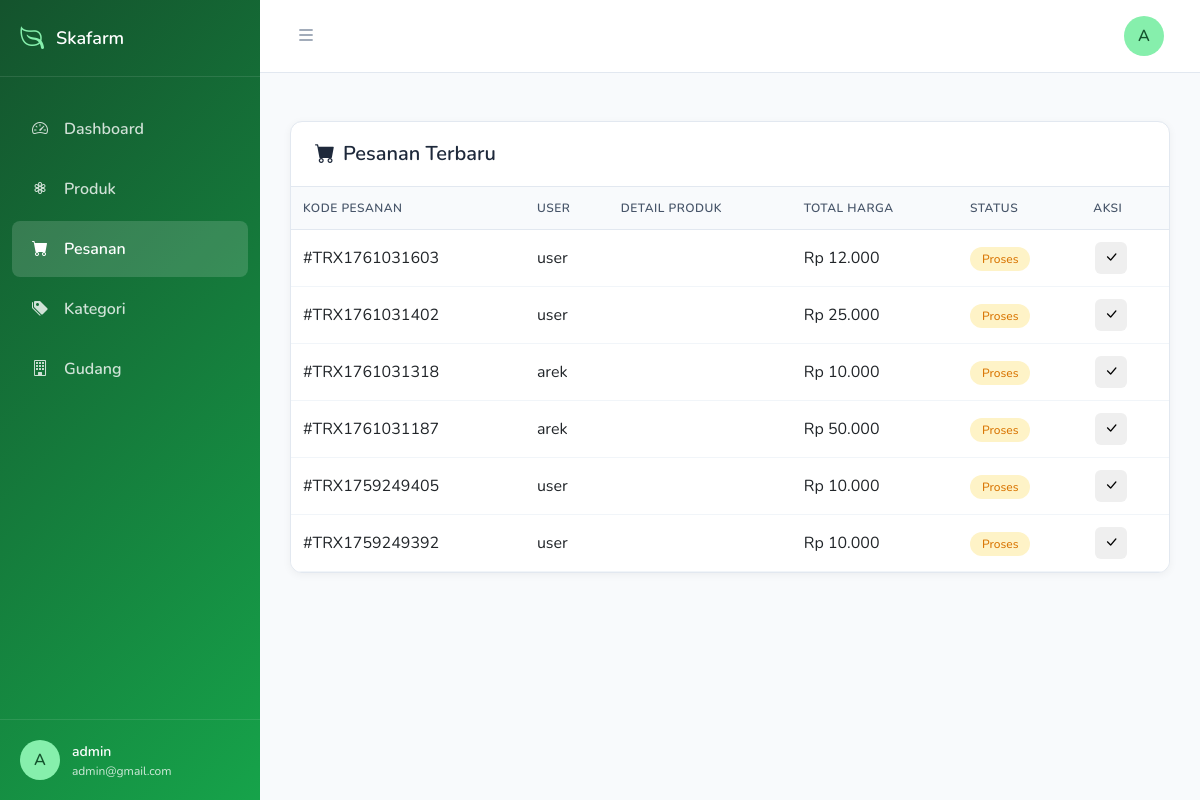
The app's page /index.php?controller=dashboard&action=pesanan (signed in), older data.
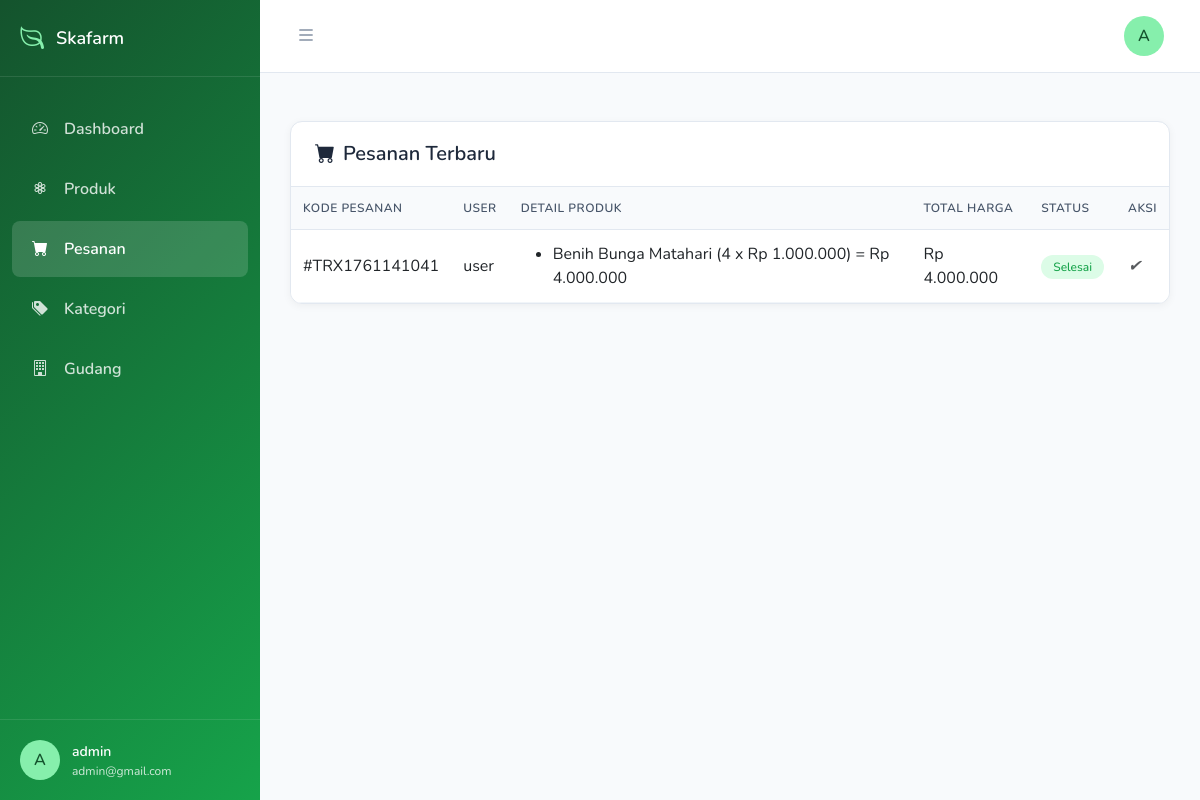
The same page, newer data.
### tables this page shows
CREATE TABLE `master_transaksi` (
  `id_transaksi` int NOT NULL,
  `kode_transaksi` varchar(500) NOT NULL,
  `kode_user` int NOT NULL,
  `tanggal_transaksi` date NOT NULL,
  `total_harga` int NOT NULL,
  `status` enum('pending','selesai') NOT NULL DEFAULT 'pending',
  `metode_pembayaran` enum('tunai','ovo','gopay','qris') NOT NULL,
  `alamat` text NOT NULL
);

CREATE TABLE `master_user` (
  `kode_user` int NOT NULL,
  `role` enum('admin','pengunjung') NOT NULL DEFAULT 'pengunjung',
  `username` varchar(255) NOT NULL,
  `email` varchar(255) NOT NULL,
  `password` varchar(255) NOT NULL
);

CREATE TABLE `detail_transaksi` (
  `id_detail` int NOT NULL,
  `id_transaksi` int NOT NULL,
  `kode_produk` varchar(255) NOT NULL,
  `qty` int NOT NULL,
  `harga_satuan` int NOT NULL,
  `harga_total` int NOT NULL
);

CREATE TABLE `produk` (
  `kode_produk` varchar(255) NOT NULL,
  `nama_barang` varchar(255) NOT NULL,
  `satuan` varchar(255) NOT NULL,
  `harga` bigint NOT NULL,
  `img` text NOT NULL,
  `stok` int NOT NULL,
  `kode_gudang` varchar(255) NOT NULL,
  `kategori_id` int NOT NULL,
  `deskripsi` varchar(255) NOT NULL
);

### controllers/TransaksiController.php (called while the page is built, shortened)
<?php
require_once(__DIR__ . '/../models/Transaksi.php');
class TransaksiController
{
    private $transaksiModel;
    public function __construct($conn)
    {
        $this->transaksiModel = new Transaksi($conn);
    }
    public function index()
    {
        $data = $this->transaksiModel->getAll();
        require_once(__DIR__ . '/../views/dashboard/pesanan.php');
    }
}

### models/Transaksi.php (called while the page is built, shortened)
<?php
class Transaksi
{
    private $conn;
    private $table = "master_transaksi";
    public function __construct($db)
    {
        $this->conn = $db;
    }
    public function getAll()
    {
        $sql = "SELECT t.*, u.username
                FROM {$this->table} t
                JOIN master_user u ON t.kode_user = u.kode_user
                ORDER BY t.id_transaksi DESC";
        $stmt = $this->conn->prepare($sql);
        $stmt->execute();
        return $stmt;
    }
    public function getDetail($id_transaksi)
    {
        $sql = "SELECT d.*, b.nama_barang
                FROM detail_transaksi d
                JOIN produk b ON d.kode_produk = b.kode_produk
                WHERE d.id_transaksi = :id_transaksi";
        $stmt = $this->conn->prepare($sql);
        $stmt->bindParam(':id_transaksi', $id_transaksi);
        $stmt->execute();
        return $stmt;
    }
}

### views/dashboard/pesanan.php (the view, shortened to what this page needs)
<?php require_once(__DIR__ . "/../components/dashboard/head.php"); ?>
<?php require_once(__DIR__ . "/../components/dashboard/sidebar.php"); ?>
<div class="main-content" id="mainContent">
  <?php require_once(__DIR__ . "/../components/dashboard/header.php"); ?>
  <div class="table-section pt-5">
    <div class="table-card">
      <div class="table-header">
        <h5><i class="bi bi-cart-fill me-2"></i>Pesanan Terbaru</h5>
      </div>
      <div class="table-responsive">
        <table class="table table-hover">
          <thead>
            <tr>
              <th>Kode Pesanan</th>
              <th>User</th>
              <th>Detail Produk</th>
              <th>Total Harga</th>
              <th>Status</th>
              <th>Aksi</th>
            </tr>
          </thead>
          <tbody>
            <?php if ($data && $data->rowCount() > 0): ?>
              <?php while ($row = $data->fetch(PDO::FETCH_ASSOC)): ?>
                <tr>
                  <td>#<?= $row['kode_transaksi'] ?></td>
                  <td><?= $row['username'] ?></td>
                  <td>
                    <ul class="mb-0">
                      <?php
                      $detail = $this->transaksiModel->getDetail($row['id_transaksi']);
                      while ($d = $detail->fetch(PDO::FETCH_ASSOC)):
                      ?>
                        <li>
                          <?= $d['nama_barang'] ?>
                          (<?= $d['qty'] ?> x Rp <?= number_format($d['harga_satuan'], 0, ',', '.') ?>)
                          = Rp <?= number_format($d['harga_total'], 0, ',', '.') ?>
                        </li>
                      <?php endwhile; ?>
                    </ul>
                  </td>
                  <td>Rp <?= number_format($row['total_harga'], 0, ',', '.') ?></td>
                  <td>
                    <?php if ($row['status'] === 'pending'): ?>
                      <span class="order-status status-process">Proses</span>
                    <?php elseif ($row['status'] === 'selesai'): ?>
                      <span class="order-status status-completed">Selesai</span>
                    <?php else: ?>
                      <span class="order-status status-shipped"><?= ucfirst($row['status']) ?></span>
                    <?php endif; ?>
                  </td>
                  <td>
                    <?php if ($row['status'] !== 'selesai'): ?>
                      <button class="action-btn btn-success btn-confirm"
                        data-id="<?= $row['id_transaksi'] ?>">
                        <i class="bi bi-check-lg"></i>
                      </button>
                    <?php else: ?>
                      <i class="text-muted">✔</i>
                    <?php endif; ?>
                  </td>
                </tr>
              <?php endwhile; ?>
            <?php else: ?>
              <tr>
                <td colspan="6" class="text-center">Belum ada pesanan</td>
              </tr>
            <?php endif; ?>
          </tbody>
        </table>
      </div>
    </div>
  </div>
</div>
<?php require_once(__DIR__ . "/../components/dashboard/footer.php"); ?>

### index.php (shortened to what this page needs)
<?php
require_once(__DIR__ . "/config/database.php");
$controller = $_GET['controller'] ?? 'landing';
$action     = $_GET['action'] ?? 'beranda';
switch ($controller) {
    case 'dashboard':
        require_once(__DIR__ . "/controllers/DashboardController.php");
        switch ($action) {
            case 'pesanan':
                require_once(__DIR__ . "/controllers/TransaksiController.php");
                $transaksiController = new TransaksiController($conn);
                $transaksiController->index();
                break;
        }
        break;
}

### views/components/dashboard/head.php (shortened to what this page needs)
<?php
function getInitials($name)
{
    $words = explode(" ", trim($name));
    $initials = "";
    foreach ($words as $w) {
        if ($w !== "") {
            $initials .= strtoupper($w[0]);
        }
    }
    return $initials ?: "U";
}
?>
<!DOCTYPE html>
<html lang="id">
<head>
    <link
        href="https://cdn.jsdelivr.net/npm/bootstrap@5.3.0/dist/css/bootstrap.min.css"
        rel="stylesheet" />
    <link href="https://cdn.jsdelivr.net/npm/bootstrap-icons/font/bootstrap-icons.css" rel="stylesheet">
    <link rel="stylesheet" href="assets/css/style.css">
</head>
<body>

### views/components/dashboard/sidebar.php (shortened to what this page needs)
<?php
function isActive($controller, $action = 'beranda')
{
    return ($_GET['controller'] === $controller && $_GET['action'] === $action)
        ? 'active'
        : '';
}
?>
<div class="sidebar" id="sidebar">
    <div class="sidebar-header">
        <i class="bi bi-leaf logo-icon"></i>
        <span class="logo-text">Skafarm</span>
    </div>
    <nav class="sidebar-menu">
        <a href="index.php?controller=dashboard&action=beranda"
            class="menu-item <?= isActive('dashboard', 'beranda') ?>">
            <i class="bi bi-speedometer2"></i>
            <span>Dashboard </span>
        </a>
        <a href="index.php?controller=produk&action=index"
            class="menu-item <?= isActive('produk', 'index') ?>">
            <i class="bi bi-flower3"></i>
            <span>Produk</span>
        </a>
        <a href="index.php?controller=dashboard&action=pesanan"
            class="menu-item <?= isActive('dashboard', 'pesanan') ?>">
            <i class="bi bi-cart-fill"></i>
            <span>Pesanan</span>
        </a>
        <a href="index.php?controller=kategori&action=index"
            class="menu-item <?= isActive('kategori', 'index') ?>">
            <i class="bi bi-tags-fill"></i>
            <span>Kategori</span>
        </a>
        <a href="index.php?controller=gudang&action=index"
            class="menu-item <?= isActive('gudang', 'index') ?>">
            <i class="bi bi-building"></i>
            <span>Gudang</span>
        </a>
    </nav>
    <div class="sidebar-footer">
        <div class="user-profile">
            <div class="user-avatar"><?= getInitials($_SESSION['username'] ?? "User") ?></div>
            <div class="user-info">
                <div style="font-weight: 600; font-size: 14px"><?= $_SESSION['username']?></div>
                <div style="font-size: 12px; opacity: 0.8"><?= $_SESSION['email']?></div>
            </div>
        </div>
    </div>
</div>

### views/components/dashboard/header.php (shortened to what this page needs)
<div class="topbar">
    <button class="hamburger-btn" id="toggleSidebar">
        <i class="bi bi-list"></i>
    </button>
    <div class="topbar-actions">
        <div class="profile-dropdown">
            <button class="profile-btn" onclick="toggleProfileDropdown()">
                <div class="user-avatar">
                    <?= getInitials($_SESSION['username'] ?? "User") ?>
                </div>
            </button>
        </div>
    </div>
</div>

### views/components/dashboard/footer.php (shortened to what this page needs)
</body>
</html>

### assets/css/style.css (style rules this page uses)
body { box-sizing: border-box; font-family: "Nunito", sans-serif; background-color: #f8fafc; margin: 0; overflow-x: hidden; }
.sidebar { position: fixed; top: 0; left: 0; height: 100vh; width: 260px; background: linear-gradient(135deg, #14532d 0%, #16a34a 100%); color: white; transition: all 0.3s ease; z-index: 1000; overflow-y: auto; }
.sidebar-header { padding: 20px; border-bottom: 1px solid rgba(255, 255, 255, 0.1); display: flex; align-items: center; gap: 12px; }
.sidebar-header .logo-icon { font-size: 24px; color: #86efac; }
.sidebar-header .logo-text { font-weight: 600; font-size: 18px; transition: opacity 0.3s ease; }
.sidebar-menu { padding: 20px 0; }
.menu-item { display: flex; align-items: center; padding: 16px 20px; margin: 4px 12px; color: rgba(255, 255, 255, 0.8); text-decoration: none; transition: all 0.3s ease; border-radius: 8px; font-weight: 600; }
.menu-item:hover, .menu-item.active { background-color: rgba(255, 255, 255, 0.15); color: white; }
.menu-item i { width: 20px; margin-right: 12px; font-size: 16px; }
.sidebar-footer { position: absolute; bottom: 0; left: 0; right: 0; padding: 20px; border-top: 1px solid rgba(255, 255, 255, 0.1); }
.user-profile { display: flex; align-items: center; gap: 12px; }
.user-avatar { width: 40px; height: 40px; border-radius: 50%; background: #86efac; display: flex; align-items: center; justify-content: center; font-weight: 600; color: #14532d; }
.main-content { margin-left: 260px; transition: margin-left 0.3s ease; min-height: 100vh; }
.topbar { background: white; padding: 15px 30px; display: flex; justify-content: space-between; align-items: center; border-bottom: 1px solid #e2e8f0; }
.hamburger-btn { background: none; border: none; font-size: 20px; color: #64748b; cursor: pointer; }
.topbar-actions { display: flex; align-items: center; gap: 15px; }
.profile-dropdown { position: relative; }
.profile-btn { background: none; border: none; cursor: pointer; }
.table-section { padding: 0 30px; margin-bottom: 30px; }
.table-card { background: white; border-radius: 12px; box-shadow: 0 2px 8px rgba(0, 0, 0, 0.05); border: 1px solid #e2e8f0; overflow: hidden; }
.table-header { padding: 20px 24px; border-bottom: 1px solid #e2e8f0; display: flex; justify-content: space-between; align-items: center; }
.table-header h5 { margin: 0; font-weight: 600; color: #1e293b; }
.table-responsive { max-height: 900px; overflow-y: auto; }
.table { margin-bottom: 0; }
.table th { background: #f8fafc; border-bottom: 1px solid #e2e8f0; font-weight: 600; color: #475569; font-size: 12px; text-transform: uppercase; letter-spacing: 0.5px; padding: 12px; }
.table td { padding: 12px; vertical-align: middle; border-bottom: 1px solid #f1f5f9; }
.order-status { padding: 4px 12px; border-radius: 20px; font-size: 12px; font-weight: 500; }
.status-completed { background: #dcfce7; color: #16a34a; }
.action-btn { width: 32px; height: 32px; border-radius: 6px; border: none; display: inline-flex; align-items: center; justify-content: center; margin: 0 2px; font-size: 14px; cursor: pointer; }
.status-process { background: #fef3c7; color: #d97706; }

Row changes from the older to the newer data that the page shows:
removed master_transaksi: kode_transaksi "TRX1761031603", kode_user.username "user", total_harga "12.000", status "Proses"
removed master_transaksi: kode_transaksi "TRX1761031402", kode_user.username "user", total_harga "25.000", status "Proses"
removed master_transaksi: kode_transaksi "TRX1761031318", kode_user.username "arek", total_harga "10.000", status "Proses"
removed master_transaksi: kode_transaksi "TRX1761031187", kode_user.username "arek", total_harga "50.000", status "Proses"
removed master_transaksi: kode_transaksi "TRX1759249405", kode_user.username "user", total_harga "10.000", status "Proses"
removed master_transaksi: kode_transaksi "TRX1759249392", kode_user.username "user", total_harga "10.000", status "Proses"
added master_transaksi: kode_transaksi "TRX1761141041", kode_user.username "user", total_harga "4.000.000", status "Selesai"
added detail_transaksi: kode_produk.nama_barang "Benih Bunga Matahari", qty "4", harga_satuan "1.000.000", harga_total "4.000.000"
